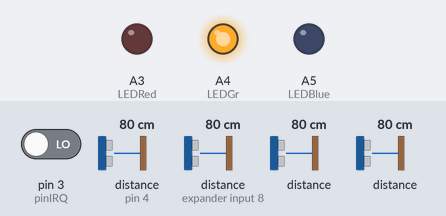
Simulated run of this sketch. Board: Arduino Uno, built with avr-gcc and run on an emulated ATmega328P. Shown: output pins drawn as LEDs (lit = HIGH). Dashed ring = blinking. Inputs (shaded band) come from the test bench; at power-on: distance to the obstacle (sensors on pin 4, expander input 8) 80 cm, pin 3 (pinIRQ) LOW, distance to the obstacle 80 cm. The echo pulse lasts 58.3 µs per cm; pins used as bus, display or sensor lines are not drawn.

Above: at 1.2 s.
1.3 s: distance to the obstacle (sensor on pin 4) set to 53 cm
4.3 s: distance to the obstacle (sensor on pin 4) set to 44 cm
At 4.59 s:
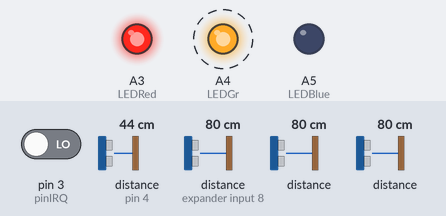
7.3 s: distance to the obstacle (sensor on pin 4) set to 60 cm
At 7.56 s:
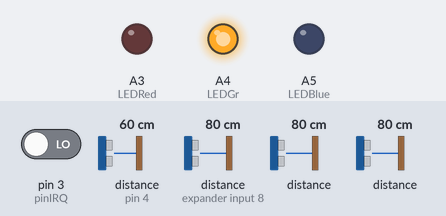
10.3 s: distance to the obstacle (sensor on pin 4) set to 2 cm
At 10.55 s:
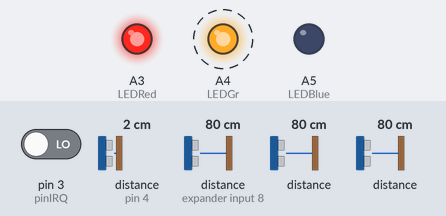
Timing chart, 0 to 14.3 s (numbered marks = the images above; inputs shaded):
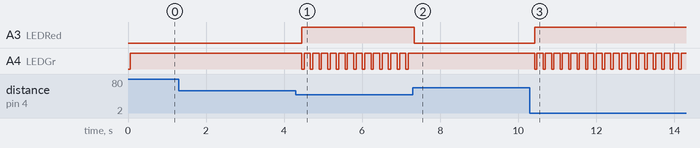

Measured:
- the behaviour switches between 50 and 49 cm on distance to the obstacle (sensor on pin 4) (found by bisection; images 0 and 1)
- after the input at 4.3 s, A3 (LEDRed): LOW → HIGH after 0.16 s; A4 (LEDGr): alternates HIGH for 0.16 s and LOW for 0.06 s, starting after 0.15 s
- after the input at 7.3 s, A3 (LEDRed): HIGH → LOW at once; A4 (LEDGr): stops changing and stays HIGH
- after the input at 10.3 s, A3 (LEDRed): LOW → HIGH after 0.12 s; A4 (LEDGr): alternates HIGH for 0.16 s and LOW for 0.06 s, starting after 0.12 s

The sketch:

inco.ino
```cpp
// Arduino UNO R3
//
// RFID-RC522
//    RST - 09
//    SDA - 10
//    MOSI - 11
//    MISO - 12
//    SCK - 13
//    IRQ - 3 - Interrupt
//
// HCSR04
//    ECHO - 04, 05, 06, 07
//    TRIG - A0
//
// LED Indicators
//    Red - A3 (Passenger Onboard)
//    Green - A4 (No passenger)
//    Blue - A5 (RFID card detected)

#include "SPI.h" // SPI library
#include "MFRC522.h" // RFID library (https://github.com/miguelbalboa/rfid)
#include "HCSR04.h" // HCSR04 library for multi input (https://github.com/gamegine/HCSR04-ultrasonic-sensor-lib)

const int LEDRed = A3; // Passenger onboard
const int LEDGr = A4; // No Passenger
const int LEDBlue = A5; // Card detected

const int pinIRQ = 3;
const int pinRST = 9;
const int pinSDA = 10;
MFRC522 mfrc522(pinSDA, pinRST); // Set up mfrc522 on the Arduino

HCSR04 hc(A0, new int[4] {4, 5, 6, 7}, 4); //initialization class HCSR04 (trig pin , echo pins, number of sensors)

volatile bool cardPresent = false;

void setup() {
  pinMode(pinIRQ, INPUT);
  attachInterrupt(digitalPinToInterrupt(pinIRQ), RFIDInt, RISING); //interrupt for RC522 - IRQ

  pinMode(LEDRed, OUTPUT);
  pinMode(LEDGr, OUTPUT);
  pinMode(LEDBlue, OUTPUT);

  SPI.begin(); // open SPI connection
  mfrc522.PCD_Init(); // Initialize Proximity Coupling Device (PCD)
  Serial.begin(9600); // open serial connection
}

void loop() {
  if (cardPresent) {
    while (mfrc522.PICC_IsNewCardPresent()) { // (true, if RFID tag/card is present ) PICC = Proximity Integrated Circuit Card
      while (mfrc522.PICC_ReadCardSerial()) { // true, if RFID tag/card was read
        digitalWrite(LEDBlue, HIGH);
      }
    }
    cardPresent = false;
  }

  for (int i = 0; i < 4; i++ ) {
    if (hc.dist(i) >= 50 || hc.dist(i) <= 0) {
      digitalWrite(LEDGr, HIGH);
    }
    else {
      digitalWrite(LEDRed, HIGH);
    }
    delay(50);

  }
  digitalWrite(LEDRed, LOW);
  digitalWrite(LEDGr, LOW);
  digitalWrite(LEDBlue, LOW);
}

//On RC522 IRQ pin Interrupt
void RFIDInt() {
  cardPresent = true;
}
```
